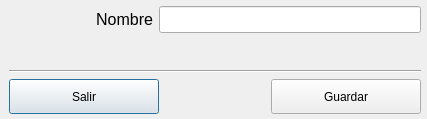
<?xml version="1.0" encoding="UTF-8"?>
<ui version="4.0">
 <class>Dialog</class>
 <widget class="QDialog" name="Dialog">
  <property name="geometry">
   <rect>
    <x>0</x>
    <y>0</y>
    <width>427</width>
    <height>119</height>
   </rect>
  </property>
  <property name="windowTitle">
   <string>Dialog</string>
  </property>
  <layout class="QVBoxLayout" name="verticalLayout_2">
   <property name="leftMargin">
    <number>9</number>
   </property>
   <property name="topMargin">
    <number>6</number>
   </property>
   <property name="rightMargin">
    <number>6</number>
   </property>
   <property name="bottomMargin">
    <number>5</number>
   </property>
   <item>
    <layout class="QVBoxLayout" name="verticalLayout">
     <item>
      <layout class="QHBoxLayout" name="hlDialog">
       <item>
        <widget class="QLabel" name="lbCodigo">
         <property name="minimumSize">
          <size>
           <width>144</width>
           <height>0</height>
          </size>
         </property>
         <property name="font">
          <font>
           <pointsize>12</pointsize>
          </font>
         </property>
         <property name="text">
          <string>Nombre</string>
         </property>
         <property name="alignment">
          <set>Qt::AlignRight|Qt::AlignTrailing|Qt::AlignVCenter</set>
         </property>
        </widget>
       </item>
       <item>
        <widget class="QLineEdit" name="leNombre">
         <property name="sizePolicy">
          <sizepolicy hsizetype="Expanding" vsizetype="Fixed">
           <horstretch>0</horstretch>
           <verstretch>0</verstretch>
          </sizepolicy>
         </property>
         <property name="font">
          <font>
           <pointsize>12</pointsize>
          </font>
         </property>
        </widget>
       </item>
      </layout>
     </item>
     <item>
      <widget class="QLabel" name="label_2">
       <property name="text">
        <string/>
       </property>
      </widget>
     </item>
     <item>
      <widget class="Line" name="line">
       <property name="orientation">
        <enum>Qt::Horizontal</enum>
       </property>
      </widget>
     </item>
     <item>
      <layout class="QHBoxLayout" name="horizontalLayout">
       <item>
        <widget class="QPushButton" name="btSalir">
         <property name="minimumSize">
          <size>
           <width>150</width>
           <height>35</height>
          </size>
         </property>
         <property name="cursor">
          <cursorShape>PointingHandCursor</cursorShape>
         </property>
         <property name="text">
          <string>Salir</string>
         </property>
        </widget>
       </item>
       <item>
        <spacer name="horizontalSpacer">
         <property name="orientation">
          <enum>Qt::Horizontal</enum>
         </property>
         <property name="sizeHint" stdset="0">
          <size>
           <width>40</width>
           <height>20</height>
          </size>
         </property>
        </spacer>
       </item>
       <item>
        <widget class="QPushButton" name="btGuardar">
         <property name="minimumSize">
          <size>
           <width>150</width>
           <height>35</height>
          </size>
         </property>
         <property name="cursor">
          <cursorShape>PointingHandCursor</cursorShape>
         </property>
         <property name="text">
          <string>Guardar</string>
         </property>
         <property name="icon">
          <iconset>
           <normaloff>:/newPrefix/1350863009_file_add.png</normaloff>:/newPrefix/1350863009_file_add.png</iconset>
         </property>
        </widget>
       </item>
      </layout>
     </item>
    </layout>
   </item>
  </layout>
 </widget>
 <resources>
  <include location="../images_rc/images.qrc"/>
 </resources>
 <connections>
  <connection>
   <sender>btSalir</sender>
   <signal>clicked()</signal>
   <receiver>Dialog</receiver>
   <slot>close()</slot>
   <hints>
    <hint type="sourcelabel">
     <x>50</x>
     <y>374</y>
    </hint>
    <hint type="destinationlabel">
     <x>130</x>
     <y>382</y>
    </hint>
   </hints>
  </connection>
 </connections>
</ui>
